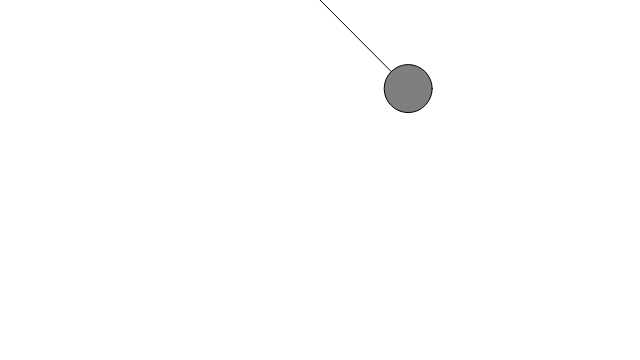
Frame 1 (no input)
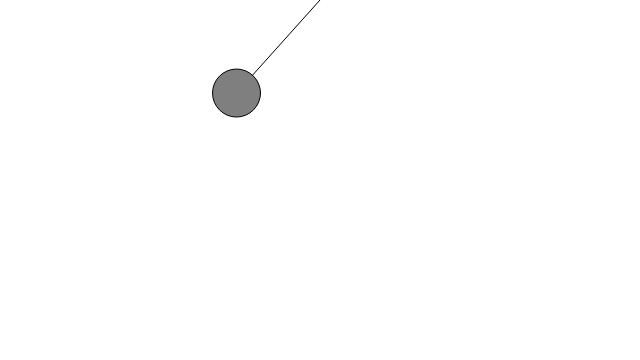
Frame 60 (no input)
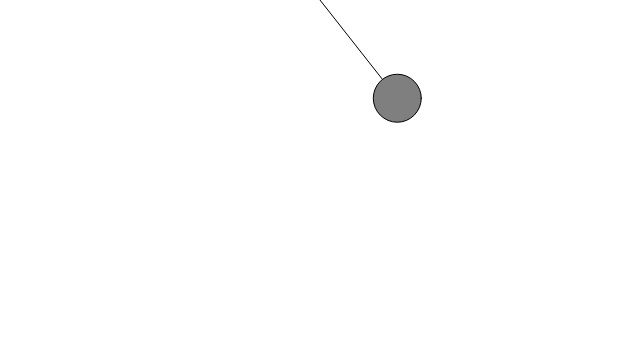
Frame 120 (the mouse pressed at the canvas centre since frame 60)

The p5.js sketch that drew these frames (run headless with seeded random() and noise() and a simulated clock; from frame 60 on, the mouse is pressed at the canvas centre):

// p5.js sketch
// ── sketch.js
/// <reference types="p5/global" />

class Pendulum  {
  constructor(x,y,r) {
    this.r = r;
    this.angle = PI / 4;
    this.angvel = 0;
    this.angacc = 0;
    this.pivot = createVector(x,y);
    this.bob = createVector(0,0);
    this.bobR = 24;
    this.dampening = 0.998;
  }

  update() {
    let gravity = 0.4;

    this.angacc = ((-1 * gravity ) / this.r) * sin(this.angle);
    this.angvel += this.angacc;
    this.angle += this.angvel;
    this.angvel *= this.dampening;

  }

  show() {
    this.bob.set(this.r* sin(this.angle), this.r * cos(this.angle));
    this.bob.add(this.pivot);

    stroke(0);
    line(this.pivot.x, this.pivot.y, this.bob.x, this.bob.y);

    fill(127);
    circle(this.bob.x, this.bob.y, this.bobR * 2);
  }
}

let pendulum; 

function setup() {
  createCanvas(640, 360);
  pendulum = new Pendulum(width/2,0, 125);
}

function draw() {
  background(255);

  pendulum.update();
  pendulum.show();
}
